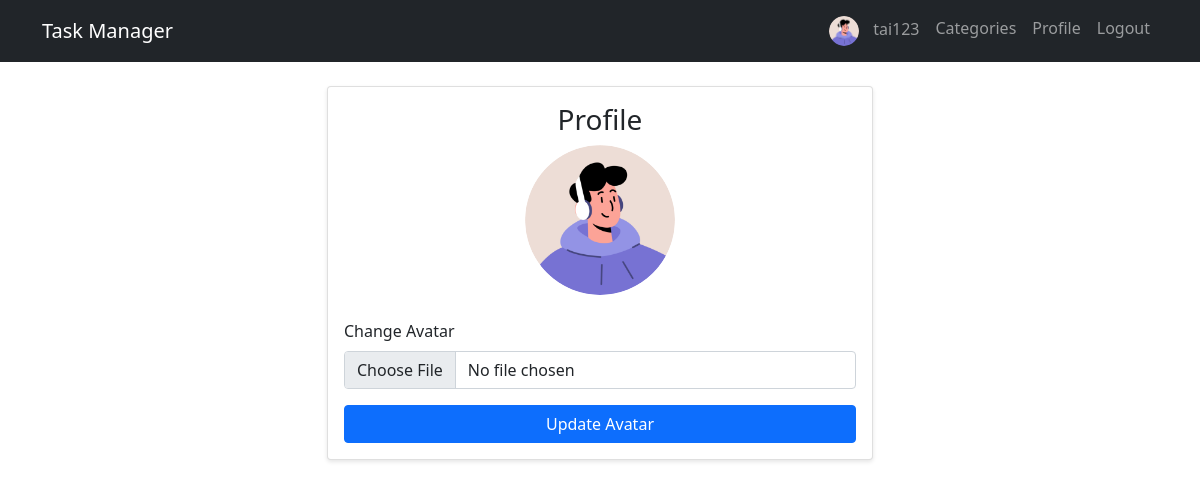
The page /profile (signed in) on the database its author committed.
### models.py (models this page shows)
class User(db.Model, UserMixin):
    id = db.Column(db.Integer, primary_key=True)
    username = db.Column(db.String(80), unique=True, nullable=False)
    password = db.Column(db.String(120), nullable=False)
    email = db.Column(db.String(120), unique=True, nullable=False)
    avatar = db.Column(db.String(200))
    is_admin = db.Column(db.Boolean, default=False)
    is_banned = db.Column(db.Boolean, default=False)
    tasks = db.relationship('Task', backref='user', lazy=True)

### app.py (the view, shortened to what this page needs)
@app.route('/profile', methods=['GET', 'POST'])
@login_required
def profile():
    return render_template('profile.html')

### app.py (called while the page is built)
@login_manager.user_loader
def load_user(user_id):
    return User.query.get(int(user_id))

### templates/profile.html
{% extends "base.html" %}
{% block content %}
<div class="row justify-content-center">
    <div class="col-md-6">
        <div class="card">
            <div class="card-body">
                <h3 class="card-title text-center">Profile</h3>
                <div class="text-center mb-4">
                    {% if current_user.avatar %}
                        <img src="{{ url_for('static', filename=current_user.avatar) }}"
                             alt="Current Avatar" class="rounded-circle" style="width: 150px; height: 150px;">
                    {% else %}
                        <div class="alert alert-info">No avatar uploaded</div>
                    {% endif %}
                </div>
                <form method="POST" enctype="multipart/form-data">
                    <div class="mb-3">
                        <label for="avatar" class="form-label">Change Avatar</label>
                        <input type="file" class="form-control" id="avatar" name="avatar" required>
                    </div>
                    <button type="submit" class="btn btn-primary w-100">Update Avatar</button>
                </form>
            </div>
        </div>
    </div>
</div>
{% endblock %}

### templates/base.html (shortened to what this page needs)
<!DOCTYPE html>
<html lang="en">
<head>
    <link href="https://cdn.jsdelivr.net/npm/bootstrap@5.1.3/dist/css/bootstrap.min.css" rel="stylesheet">
    <link href="https://cdn.jsdelivr.net/npm/bootstrap-icons@1.7.2/font/bootstrap-icons.css" rel="stylesheet">
    <link rel="stylesheet" href="{{ url_for('static', filename='style.css') }}">
</head>
<body>
    <nav class="navbar navbar-expand-lg navbar-dark bg-dark">
        <div class="container">
            <a class="navbar-brand" href="{{ url_for('index') }}">Task Manager</a>
            <div class="navbar-nav ms-auto">
                {% if current_user.is_authenticated %}
                    <span class="nav-item nav-link">
                        {% if current_user.avatar %}
                            <img src="{{ url_for('static', filename=current_user.avatar) }}"
                                class="avatar-small" alt="avatar">
                        {% endif %}
                        {{ current_user.username }}
                    </span>
                    <a class="nav-item nav-link" href="{{ url_for('manage_categories') }}">Categories</a>
                    <a class="nav-item nav-link" href="{{ url_for('profile') }}">Profile</a>
                    <a class="nav-item nav-link" href="{{ url_for('logout') }}">Logout</a>
                {% else %}
                    <a class="nav-item nav-link" href="{{ url_for('login') }}">Login</a>
                    <a class="nav-item nav-link" href="{{ url_for('register') }}">Register</a>
                {% endif %}
            </div>
        </div>
    </nav>
    <div class="container mt-4">
        {% block content %}{% endblock %}
    </div>
</body>
</html>

### static/style.css (style rules this page uses)
.avatar-small { width: 30px; height: 30px; border-radius: 50%; margin-right: 10px; }
.card { box-shadow: 0 2px 4px rgba(0,0,0,0.1); transition: 0.3s; }

### rows shown on the page
User: avatar (picture), username "tai123"
